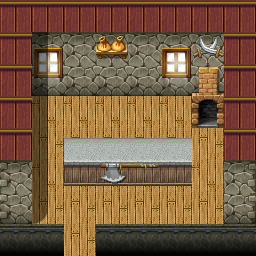

Below is a game level as drawn by its tile map, then a one-line description and the .tmx that defines it (tile-layer data replaced by summaries):
An orthogonal 8x8 tile map with 32x32 px tiles, 4 tile layers (Ground, Objects, Above, Top), 1 hidden layer not drawn, 61 tilesets and 2 objects (mapchange, spawn).

<map version="1.8" tiledversion="1.8.4" orientation="orthogonal" renderorder="right-down" width="8" height="8" tilewidth="32" tileheight="32" infinite="0" nextlayerid="10" nextobjectid="3">
 <tileset firstgid="1" name="map_bed_1" tilewidth="32" tileheight="32" tilecount="128" columns="16">
  <image source="../drawable/map_bed_1.png" width="512" height="256" />
 </tileset>
 <tileset firstgid="129" name="map_border_1" tilewidth="32" tileheight="32" tilecount="128" columns="16">
  <image source="../drawable/map_border_1.png" width="512" height="256" />
 </tileset>
 <tileset firstgid="257" name="map_bridge_1" tilewidth="32" tileheight="32" tilecount="128" columns="16">
  <image source="../drawable/map_bridge_1.png" width="512" height="256" />
 </tileset>
 <tileset firstgid="385" name="map_bridge_2" tilewidth="32" tileheight="32" tilecount="128" columns="16">
  <image source="../drawable/map_bridge_2.png" width="512" height="256" />
 </tileset>
 <tileset firstgid="513" name="map_broken_1" tilewidth="32" tileheight="32" tilecount="128" columns="16">
  <image source="../drawable/map_broken_1.png" width="512" height="256" />
 </tileset>
 <tileset firstgid="641" name="map_cavewall_1" tilewidth="32" tileheight="32" tilecount="108" columns="18">
  <image source="../drawable/map_cavewall_1.png" width="576" height="192" />
 </tileset>
 <tileset firstgid="749" name="map_cavewall_2" tilewidth="32" tileheight="32" tilecount="108" columns="18">
  <image source="../drawable/map_cavewall_2.png" width="576" height="192" />
 </tileset>
 <tileset firstgid="857" name="map_cavewall_3" tilewidth="32" tileheight="32" tilecount="108" columns="18">
  <image source="../drawable/map_cavewall_3.png" width="576" height="192" />
 </tileset>
 <tileset firstgid="965" name="map_cavewall_4" tilewidth="32" tileheight="32" tilecount="108" columns="18">
  <image source="../drawable/map_cavewall_4.png" width="576" height="192" />
 </tileset>
 <tileset firstgid="1073" name="map_chair_table_1" tilewidth="32" tileheight="32" tilecount="128" columns="16">
  <image source="../drawable/map_chair_table_1.png" width="512" height="256" />
 </tileset>
 <tileset firstgid="1201" name="map_chair_table_2" tilewidth="32" tileheight="32" tilecount="128" columns="16">
  <image source="../drawable/map_chair_table_2.png" width="512" height="256" />
 </tileset>
 <tileset firstgid="1329" name="map_crate_1" tilewidth="32" tileheight="32" tilecount="128" columns="16">
  <image source="../drawable/map_crate_1.png" width="512" height="256" />
 </tileset>
 <tileset firstgid="1457" name="map_cupboard_1" tilewidth="32" tileheight="32" tilecount="128" columns="16">
  <image source="../drawable/map_cupboard_1.png" width="512" height="256" />
 </tileset>
 <tileset firstgid="1585" name="map_curtain_1" tilewidth="32" tileheight="32" tilecount="128" columns="16">
  <image source="../drawable/map_curtain_1.png" width="512" height="256" />
 </tileset>
 <tileset firstgid="1713" name="map_entrance_1" tilewidth="32" tileheight="32" tilecount="128" columns="16">
  <image source="../drawable/map_entrance_1.png" width="512" height="256" />
 </tileset>
 <tileset firstgid="1841" name="map_entrance_2" tilewidth="32" tileheight="32" tilecount="128" columns="16">
  <image source="../drawable/map_entrance_2.png" width="512" height="256" />
 </tileset>
 <tileset firstgid="1969" name="map_fence_1" tilewidth="32" tileheight="32" tilecount="128" columns="16">
  <image source="../drawable/map_fence_1.png" width="512" height="256" />
 </tileset>
 <tileset firstgid="2097" name="map_fence_2" tilewidth="32" tileheight="32" tilecount="128" columns="16">
  <image source="../drawable/map_fence_2.png" width="512" height="256" />
 </tileset>
 <tileset firstgid="2225" name="map_fence_3" tilewidth="32" tileheight="32" tilecount="128" columns="16">
  <image source="../drawable/map_fence_3.png" width="512" height="256" />
 </tileset>
 <tileset firstgid="2353" name="map_fence_4" tilewidth="32" tileheight="32" tilecount="128" columns="16">
  <image source="../drawable/map_fence_4.png" width="512" height="256" />
 </tileset>
 <tileset firstgid="2481" name="map_ground_1" tilewidth="32" tileheight="32" tilecount="128" columns="16">
  <image source="../drawable/map_ground_1.png" width="512" height="256" />
 </tileset>
 <tileset firstgid="2609" name="map_ground_2" tilewidth="32" tileheight="32" tilecount="128" columns="16">
  <image source="../drawable/map_ground_2.png" width="512" height="256" />
 </tileset>
 <tileset firstgid="2737" name="map_ground_3" tilewidth="32" tileheight="32" tilecount="128" columns="16">
  <image source="../drawable/map_ground_3.png" width="512" height="256" />
 </tileset>
 <tileset firstgid="2865" name="map_ground_4" tilewidth="32" tileheight="32" tilecount="128" columns="16">
  <image source="../drawable/map_ground_4.png" width="512" height="256" />
 </tileset>
 <tileset firstgid="2993" name="map_ground_5" tilewidth="32" tileheight="32" tilecount="128" columns="16">
  <image source="../drawable/map_ground_5.png" width="512" height="256" />
 </tileset>
 <tileset firstgid="3121" name="map_ground_6" tilewidth="32" tileheight="32" tilecount="128" columns="16">
  <image source="../drawable/map_ground_6.png" width="512" height="256" />
 </tileset>
 <tileset firstgid="3249" name="map_ground_7" tilewidth="32" tileheight="32" tilecount="128" columns="16">
  <image source="../drawable/map_ground_7.png" width="512" height="256" />
 </tileset>
 <tileset firstgid="3377" name="map_ground_8" tilewidth="32" tileheight="32" tilecount="128" columns="16">
  <image source="../drawable/map_ground_8.png" width="512" height="256" />
 </tileset>
 <tileset firstgid="3505" name="map_house_1" tilewidth="32" tileheight="32" tilecount="128" columns="16">
  <image source="../drawable/map_house_1.png" width="512" height="256" />
 </tileset>
 <tileset firstgid="3633" name="map_house_2" tilewidth="32" tileheight="32" tilecount="128" columns="16">
  <image source="../drawable/map_house_2.png" width="512" height="256" />
 </tileset>
 <tileset firstgid="3761" name="map_indoor_1" tilewidth="32" tileheight="32" tilecount="128" columns="16">
  <image source="../drawable/map_indoor_1.png" width="512" height="256" />
 </tileset>
 <tileset firstgid="3889" name="map_indoor_2" tilewidth="32" tileheight="32" tilecount="128" columns="16">
  <image source="../drawable/map_indoor_2.png" width="512" height="256" />
 </tileset>
 <tileset firstgid="4017" name="map_kitchen_1" tilewidth="32" tileheight="32" tilecount="128" columns="16">
  <image source="../drawable/map_kitchen_1.png" width="512" height="256" />
 </tileset>
 <tileset firstgid="4145" name="map_outdoor_1" tilewidth="32" tileheight="32" tilecount="128" columns="16">
  <image source="../drawable/map_outdoor_1.png" width="512" height="256" />
 </tileset>
 <tileset firstgid="4273" name="map_pillar_1" tilewidth="32" tileheight="32" tilecount="128" columns="16">
  <image source="../drawable/map_pillar_1.png" width="512" height="256" />
 </tileset>
 <tileset firstgid="4401" name="map_pillar_2" tilewidth="32" tileheight="32" tilecount="128" columns="16">
  <image source="../drawable/map_pillar_2.png" width="512" height="256" />
 </tileset>
 <tileset firstgid="4529" name="map_plant_1" tilewidth="32" tileheight="32" tilecount="128" columns="16">
  <image source="../drawable/map_plant_1.png" width="512" height="256" />
 </tileset>
 <tileset firstgid="4657" name="map_plant_2" tilewidth="32" tileheight="32" tilecount="128" columns="16">
  <image source="../drawable/map_plant_2.png" width="512" height="256" />
 </tileset>
 <tileset firstgid="4785" name="map_rock_1" tilewidth="32" tileheight="32" tilecount="128" columns="16">
  <image source="../drawable/map_rock_1.png" width="512" height="256" />
 </tileset>
 <tileset firstgid="4913" name="map_rock_2" tilewidth="32" tileheight="32" tilecount="128" columns="16">
  <image source="../drawable/map_rock_2.png" width="512" height="256" />
 </tileset>
 <tileset firstgid="5041" name="map_roof_1" tilewidth="32" tileheight="32" tilecount="128" columns="16">
  <image source="../drawable/map_roof_1.png" width="512" height="256" />
 </tileset>
 <tileset firstgid="5169" name="map_roof_2" tilewidth="32" tileheight="32" tilecount="128" columns="16">
  <image source="../drawable/map_roof_2.png" width="512" height="256" />
 </tileset>
 <tileset firstgid="5297" name="map_roof_3" tilewidth="32" tileheight="32" tilecount="128" columns="16">
  <image source="../drawable/map_roof_3.png" width="512" height="256" />
 </tileset>
 <tileset firstgid="5425" name="map_shop_1" tilewidth="32" tileheight="32" tilecount="128" columns="16">
  <image source="../drawable/map_shop_1.png" width="512" height="256" />
 </tileset>
 <tileset firstgid="5553" name="map_sign_ladder_1" tilewidth="32" tileheight="32" tilecount="128" columns="16">
  <image source="../drawable/map_sign_ladder_1.png" width="512" height="256" />
 </tileset>
 <tileset firstgid="5681" name="map_table_1" tilewidth="32" tileheight="32" tilecount="128" columns="16">
  <image source="../drawable/map_table_1.png" width="512" height="256" />
 </tileset>
 <tileset firstgid="5809" name="map_trail_1" tilewidth="32" tileheight="32" tilecount="128" columns="16">
  <image source="../drawable/map_trail_1.png" width="512" height="256" />
 </tileset>
 <tileset firstgid="5937" name="map_transition_1" tilewidth="32" tileheight="32" tilecount="128" columns="16">
  <image source="../drawable/map_transition_1.png" width="512" height="256" />
 </tileset>
 <tileset firstgid="6065" name="map_transition_2" tilewidth="32" tileheight="32" tilecount="128" columns="16">
  <image source="../drawable/map_transition_2.png" width="512" height="256" />
 </tileset>
 <tileset firstgid="6193" name="map_transition_3" tilewidth="32" tileheight="32" tilecount="128" columns="16">
  <image source="../drawable/map_transition_3.png" width="512" height="256" />
 </tileset>
 <tileset firstgid="6321" name="map_transition_4" tilewidth="32" tileheight="32" tilecount="128" columns="16">
  <image source="../drawable/map_transition_4.png" width="512" height="256" />
 </tileset>
 <tileset firstgid="6449" name="map_transition_5" tilewidth="32" tileheight="32" tilecount="128" columns="16">
  <image source="../drawable/map_transition_5.png" width="512" height="256" />
 </tileset>
 <tileset firstgid="6577" name="map_tree_1" tilewidth="32" tileheight="32" tilecount="128" columns="16">
  <image source="../drawable/map_tree_1.png" width="512" height="256" />
 </tileset>
 <tileset firstgid="6705" name="map_tree_2" tilewidth="32" tileheight="32" tilecount="128" columns="16">
  <image source="../drawable/map_tree_2.png" width="512" height="256" />
 </tileset>
 <tileset firstgid="6833" name="map_wall_1" tilewidth="32" tileheight="32" tilecount="128" columns="16">
  <image source="../drawable/map_wall_1.png" width="512" height="256" />
 </tileset>
 <tileset firstgid="6961" name="map_wall_2" tilewidth="32" tileheight="32" tilecount="120" columns="15">
  <image source="../drawable/map_wall_2.png" width="480" height="256" />
 </tileset>
 <tileset firstgid="7081" name="map_wall_3" tilewidth="32" tileheight="32" tilecount="120" columns="15">
  <image source="../drawable/map_wall_3.png" width="480" height="256" />
 </tileset>
 <tileset firstgid="7201" name="map_wall_4" tilewidth="32" tileheight="32" tilecount="120" columns="15">
  <image source="../drawable/map_wall_4.png" width="480" height="256" />
 </tileset>
 <tileset firstgid="7321" name="map_window_1" tilewidth="32" tileheight="32" tilecount="128" columns="16">
  <image source="../drawable/map_window_1.png" width="512" height="256" />
 </tileset>
 <tileset firstgid="7449" name="map_window_2" tilewidth="32" tileheight="32" tilecount="128" columns="16">
  <image source="../drawable/map_window_2.png" width="512" height="256" />
 </tileset>
 <tileset firstgid="7577" name="map_kitchen_1" tilewidth="32" tileheight="32" tilecount="128" columns="16">
  <image source="../drawable/map_kitchen_1.png" width="512" height="256" />
 </tileset>
 <layer id="1" name="Ground" width="8" height="8">
  <data>[64 cells, 64 non-empty, 10 distinct tile ids]</data>
 </layer>
 <layer id="2" name="Objects" width="8" height="8">
  <data>[64 cells, 5 non-empty, 2 distinct tile ids]</data>
 </layer>
 <layer id="3" name="Above" width="8" height="8">
  <data>[64 cells, 17 non-empty, 10 distinct tile ids]</data>
 </layer>
 <layer id="9" name="Top" width="8" height="8">
  <data>[64 cells, 2 non-empty, 1 distinct tile ids]</data>
 </layer>
 <layer id="4" name="Walkable" width="8" height="8" visible="0">
  <data>[64 cells, 48 non-empty, 1 distinct tile ids]</data>
 </layer>
 <objectgroup id="5" name="Mapevents">
  <object id="1" name="door" type="mapchange" x="64" y="224" width="32" height="32">
   <properties>
    <property name="map" value="sullengard1" />
    <property name="place" value="sullengard_weapon_shop_outside" />
   </properties>
  </object>
 </objectgroup>
 <objectgroup id="6" name="Spawn">
  <object id="2" name="sullengard_lamberta_spawn" type="spawn" x="32" y="96" width="160" height="32">
   <properties>
    <property name="spawngroup" value="sullengard_lamberta" />
   </properties>
  </object>
 </objectgroup>
 <objectgroup id="7" name="Keys" />
 <objectgroup id="8" name="Replace" />
</map>
